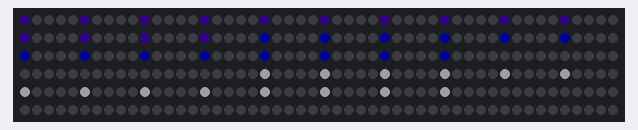
This sketch was run on a simulated Arduino Uno, built with avr-gcc and run on an emulated ATmega328P. Shown: 300 RGB LEDs in strip order, left to right, continuing on the next row. Dim RGB values are drawn brighter than linear.

Above: at 0.08 s.
At 11.96 s:
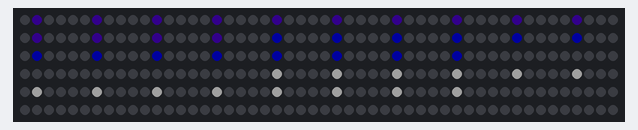
At 24.49 s:
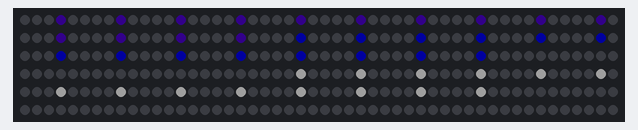
At 47.94 s:
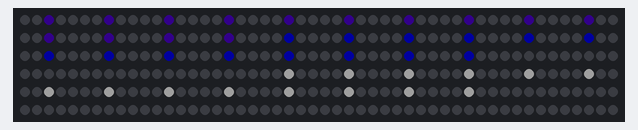
At 96.4 s:
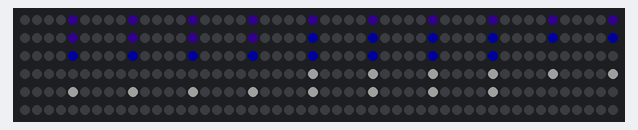

The sketch:

Strand_chasing_dif_color.ino
```cpp
#include <Adafruit_NeoPixel.h>

#define PIN_NUMBER 3
#define NUM_LIGHTS 300
#define BRIGHTNESS 32
#define DELAY_MS 90

Adafruit_NeoPixel strip = Adafruit_NeoPixel(NUM_LIGHTS, PIN_NUMBER, NEO_GRB + NEO_KHZ800);

// Definition of some Colors which are used multiple times
uint32_t RED    = strip.Color(255, 0, 0);
uint32_t GREEN  = strip.Color(0, 255, 0);
uint32_t BLUE   = strip.Color(0, 0, 255);
uint32_t PURPLE = strip.Color(32, 0, 88);

uint32_t BLACK  = strip.Color(0, 0, 0);
uint32_t WHITE  = strip.Color(255, 255, 255);


// List (called Array in C) containing index of the first LED in each circle
int start_circle_index[] = {0, 70, 170}; // to extend use this format {5, 65, 140};

// List containing index index of the last LED in each cirle
int end_circle_index[] = {69, 139, 239};


uint32_t circle_colors[] = {PURPLE, BLUE, WHITE};

void setup() {
  strip.setBrightness(BRIGHTNESS);
  strip.begin();
  strip.show(); // Initialize all pixels to 'off'
}


int iteration = 0;
void loop() {
  for (int i = 0; i < 10000; i++) {
    // We run tracers around the circles a couple of times

    // C magic to determine how many elements are in the list.
    int num_circles = sizeof(start_circle_index) / sizeof(*start_circle_index);
    for (int circle = 0; circle < num_circles; circle += 1) {
      int start_index = start_circle_index[circle];
      int end_index = end_circle_index[circle];
      int num_leds = end_index - start_index + 1; // Math for fenceposts says "add one"

      for (int j = start_index; j <= end_index; j++) {
        strip.setPixelColor(j, BLACK);
            }
      for (int j = start_index+(i%5); j <= end_index; j+=5) {
              strip.setPixelColor(j, circle_colors[circle]);
      }
    }

    strip.show();

    delay(DELAY_MS);
  }

  iteration += 1;
}
```
